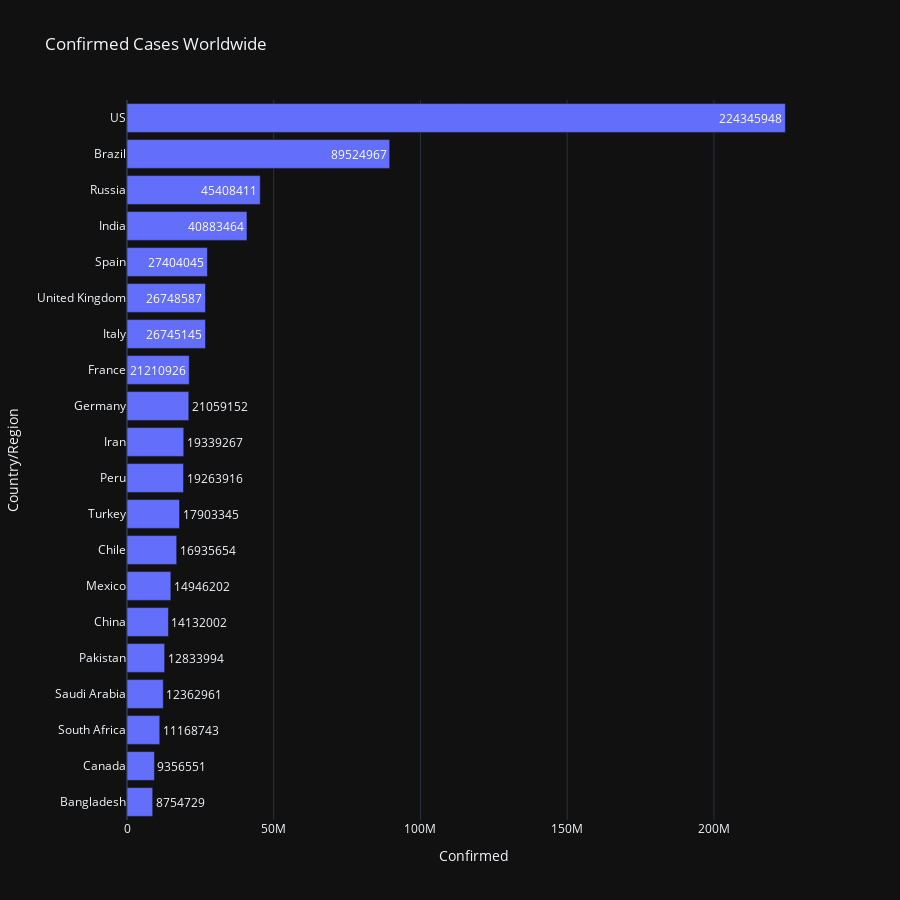
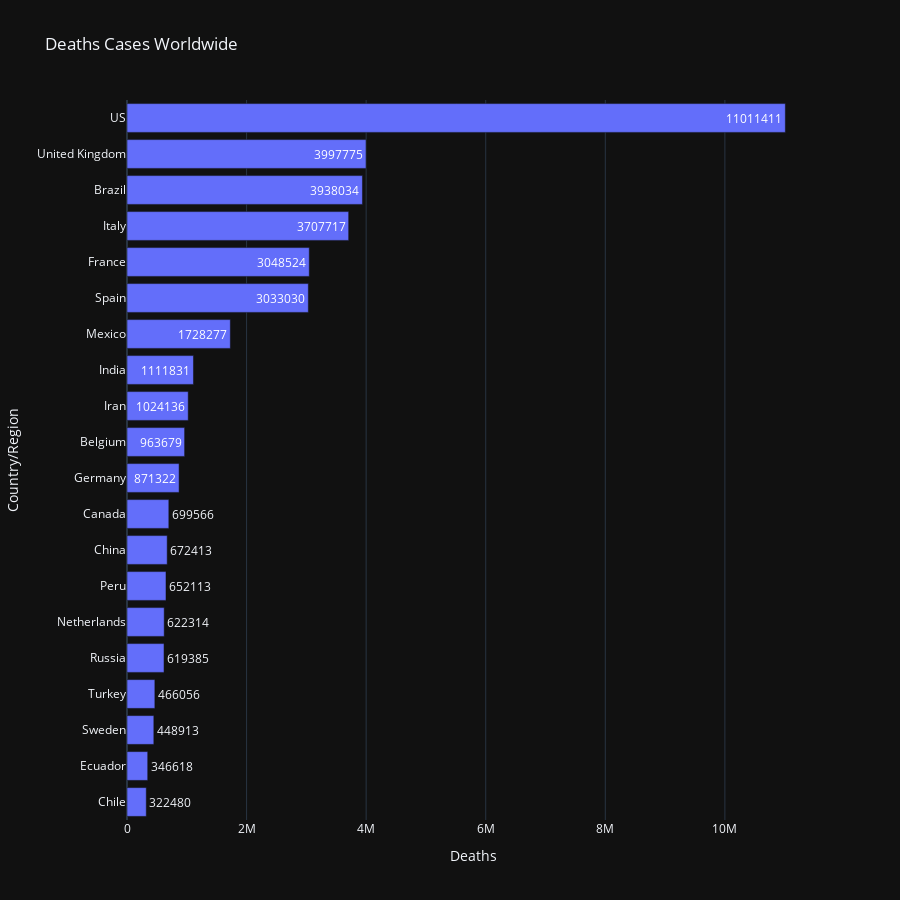
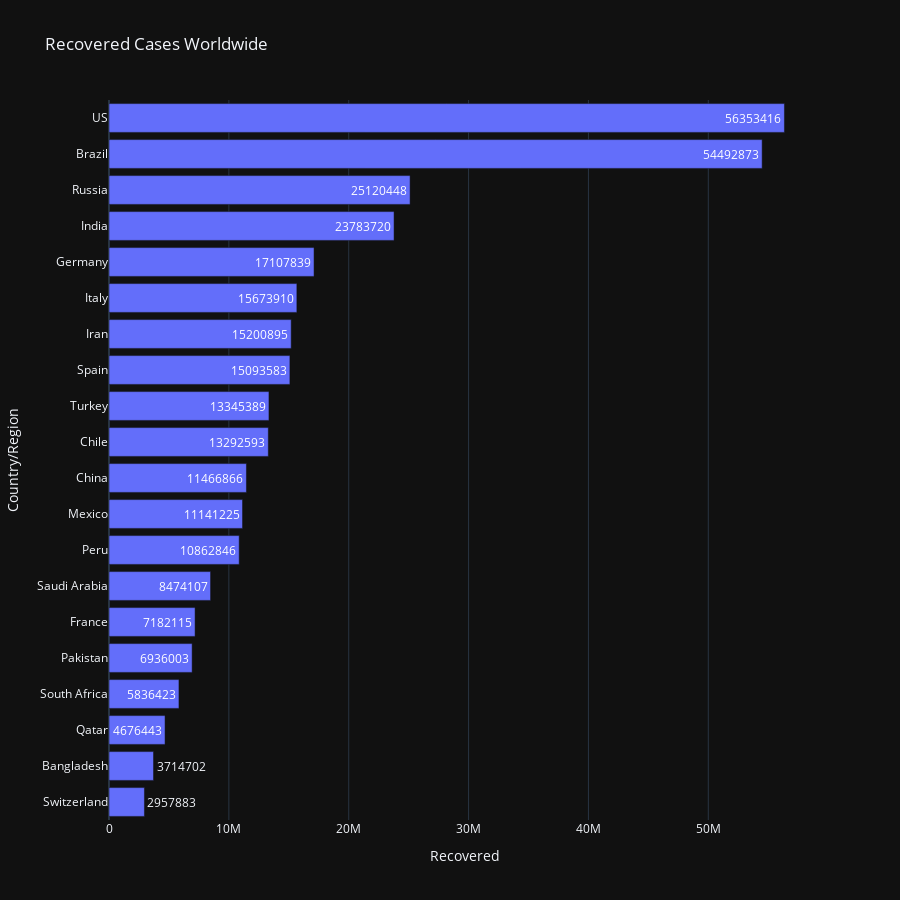
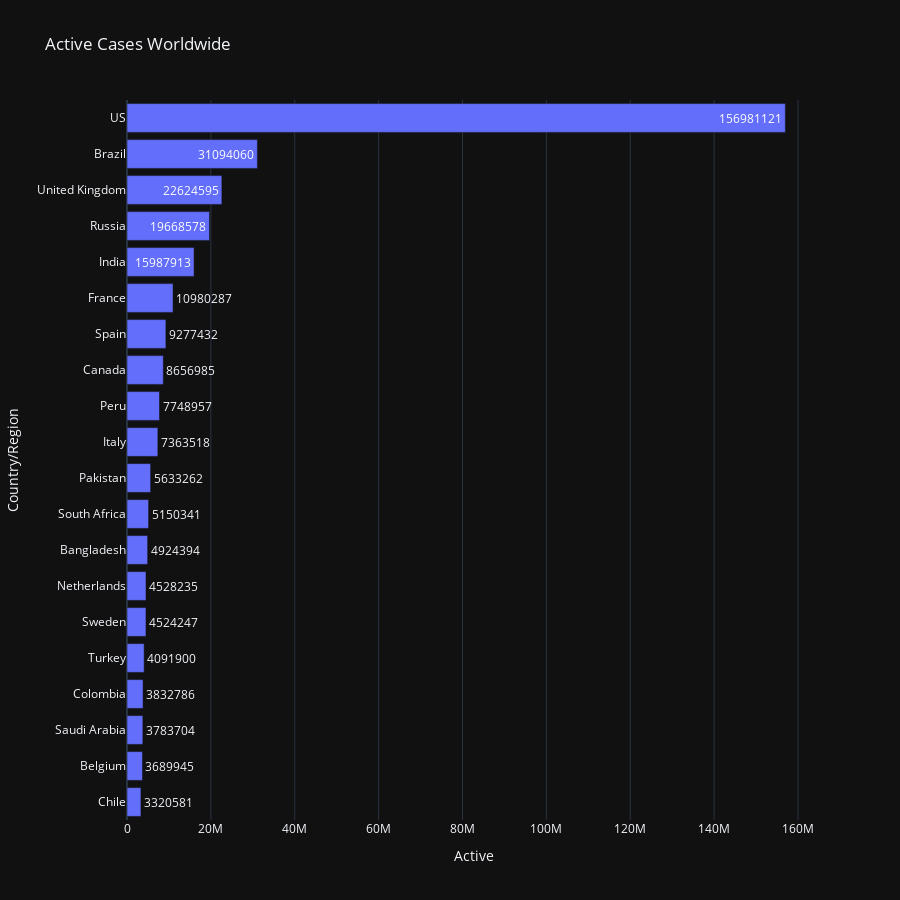

The notebook cell these images were saved under, in order:
### Markdown cell above
# <p style="color:#3366FF;"> <b> Her ülke için toplam vaka sayısına sahip bir veri çerçevesi oluşturalım </b>

### Code cell
onaylanmis_vakalar = pd.DataFrame(df.groupby("Country/Region")["Confirmed"].sum())
onaylanmis_vakalar["Country/Region"] = onaylanmis_vakalar.index
onaylanmis_vakalar.index = np.arange(1,188)

olum_vakalari = pd.DataFrame(df.groupby("Country/Region")["Deaths"].sum())
olum_vakalari["Country/Region"] = olum_vakalari.index
olum_vakalari.index = np.arange(1,188)

kurtarilan_vakalar = pd.DataFrame(df.groupby("Country/Region")["Recovered"].sum())
kurtarilan_vakalar["Country/Region"] = kurtarilan_vakalar.index
kurtarilan_vakalar.index = np.arange(1,188)

aktif_vakalar = pd.DataFrame(df.groupby("Country/Region")["Active"].sum())
aktif_vakalar["Country/Region"] = aktif_vakalar.index
aktif_vakalar.index = np.arange(1,188)

aktif_vakalar = aktif_vakalar[["Country/Region", "Active"]]
olum_vakalari = olum_vakalari[["Country/Region", "Deaths"]]
kurtarilan_vakalar = kurtarilan_vakalar[["Country/Region", "Recovered"]]
onaylanmis_vakalar = onaylanmis_vakalar[["Country/Region", "Confirmed"]]

pio.templates.default = "plotly_dark"


fig = px.bar(onaylanmis_vakalar.sort_values("Confirmed", ascending=False)[:20][::-1],
             x = "Confirmed", y = "Country/Region", title = "Confirmed Cases Worldwide",
             text="Confirmed", height=900, orientation="h")
fig.show()

fig = px.bar(olum_vakalari.sort_values("Deaths", ascending=False)[:20][::-1],
             x = "Deaths", y = "Country/Region", title = "Deaths Cases Worldwide",
             text="Deaths", height=900, orientation="h")
fig.show()

fig = px.bar(kurtarilan_vakalar.sort_values("Recovered", ascending=False)[:20][::-1],
             x = "Recovered", y = "Country/Region", title = "Recovered Cases Worldwide",
             text="Recovered", height=900, orientation="h")
fig.show()

fig = px.bar(aktif_vakalar.sort_values("Active", ascending=False)[:20][::-1],
             x = "Active", y = "Country/Region", title = "Active Cases Worldwide",
             text="Active", height=900, orientation="h")
fig.show()

### Figure 1 — Plotly figure (JSON) as saved in the notebook; plotly's stock layout.template omitted (floating-point values rounded to 4 significant figures)
{"data": [{"alignmentgroup": "True", "hovertemplate": "Confirmed=%{text}<br>Country/Region=%{y}<extra></extra>", "legendgroup": "", "marker": {"color": "#636efa", "pattern": {"shape": ""}}, "name": "", "offsetgroup": "", "orientation": "h", "showlegend": false, "text": [8754729, 9356551, 11168743, 12362961, 12833994, 14132002, 14946202, 16935654, 17903345, 19263916, 19339267, 21059152, 21210926, 26745145, 26748587, 27404045, 40883464, 45408411, 89524967, 224345948], "textposition": "auto", "type": "bar", "x": [8754729, 9356551, 11168743, 12362961, 12833994, 14132002, 14946202, 16935654, 17903345, 19263916, 19339267, 21059152, 21210926, 26745145, 26748587, 27404045, 40883464, 45408411, 89524967, 224345948], "xaxis": "x", "y": ["Bangladesh", "Canada", "South Africa", "Saudi Arabia", "Pakistan", "China", "Mexico", "Chile", "Turkey", "Peru", "Iran", "Germany", "France", "Italy", "United Kingdom", "Spain", "India", "Russia", "Brazil", "US"], "yaxis": "y"}], "layout": {"barmode": "relative", "height": 900, "legend": {"tracegroupgap": 0}, "title": {"text": "Confirmed Cases Worldwide"}, "xaxis": {"anchor": "y", "domain": [0, 1], "title": {"text": "Confirmed"}}, "yaxis": {"anchor": "x", "domain": [0, 1], "title": {"text": "Country/Region"}}}}

### Figure 2 — Plotly figure (JSON) as saved in the notebook; plotly's stock layout.template omitted (floating-point values rounded to 4 significant figures)
{"data": [{"alignmentgroup": "True", "hovertemplate": "Deaths=%{text}<br>Country/Region=%{y}<extra></extra>", "legendgroup": "", "marker": {"color": "#636efa", "pattern": {"shape": ""}}, "name": "", "offsetgroup": "", "orientation": "h", "showlegend": false, "text": [322480, 346618, 448913, 466056, 619385, 622314, 652113, 672413, 699566, 871322, 963679, 1024136, 1111831, 1728277, 3033030, 3048524, 3707717, 3938034, 3997775, 11011411], "textposition": "auto", "type": "bar", "x": [322480, 346618, 448913, 466056, 619385, 622314, 652113, 672413, 699566, 871322, 963679, 1024136, 1111831, 1728277, 3033030, 3048524, 3707717, 3938034, 3997775, 11011411], "xaxis": "x", "y": ["Chile", "Ecuador", "Sweden", "Turkey", "Russia", "Netherlands", "Peru", "China", "Canada", "Germany", "Belgium", "Iran", "India", "Mexico", "Spain", "France", "Italy", "Brazil", "United Kingdom", "US"], "yaxis": "y"}], "layout": {"barmode": "relative", "height": 900, "legend": {"tracegroupgap": 0}, "title": {"text": "Deaths Cases Worldwide"}, "xaxis": {"anchor": "y", "domain": [0, 1], "title": {"text": "Deaths"}}, "yaxis": {"anchor": "x", "domain": [0, 1], "title": {"text": "Country/Region"}}}}

### Figure 3 — Plotly figure (JSON) as saved in the notebook; plotly's stock layout.template omitted (floating-point values rounded to 4 significant figures)
{"data": [{"alignmentgroup": "True", "hovertemplate": "Recovered=%{text}<br>Country/Region=%{y}<extra></extra>", "legendgroup": "", "marker": {"color": "#636efa", "pattern": {"shape": ""}}, "name": "", "offsetgroup": "", "orientation": "h", "showlegend": false, "text": [2957883, 3714702, 4676443, 5836423, 6936003, 7182115, 8474107, 10862846, 11141225, 11466866, 13292593, 13345389, 15093583, 15200895, 15673910, 17107839, 23783720, 25120448, 54492873, 56353416], "textposition": "auto", "type": "bar", "x": [2957883, 3714702, 4676443, 5836423, 6936003, 7182115, 8474107, 10862846, 11141225, 11466866, 13292593, 13345389, 15093583, 15200895, 15673910, 17107839, 23783720, 25120448, 54492873, 56353416], "xaxis": "x", "y": ["Switzerland", "Bangladesh", "Qatar", "South Africa", "Pakistan", "France", "Saudi Arabia", "Peru", "Mexico", "China", "Chile", "Turkey", "Spain", "Iran", "Italy", "Germany", "India", "Russia", "Brazil", "US"], "yaxis": "y"}], "layout": {"barmode": "relative", "height": 900, "legend": {"tracegroupgap": 0}, "title": {"text": "Recovered Cases Worldwide"}, "xaxis": {"anchor": "y", "domain": [0, 1], "title": {"text": "Recovered"}}, "yaxis": {"anchor": "x", "domain": [0, 1], "title": {"text": "Country/Region"}}}}

### Figure 4 — Plotly figure (JSON) as saved in the notebook; plotly's stock layout.template omitted (floating-point values rounded to 4 significant figures)
{"data": [{"alignmentgroup": "True", "hovertemplate": "Active=%{text}<br>Country/Region=%{y}<extra></extra>", "legendgroup": "", "marker": {"color": "#636efa", "pattern": {"shape": ""}}, "name": "", "offsetgroup": "", "orientation": "h", "showlegend": false, "text": [3320581, 3689945, 3783704, 3832786, 4091900, 4524247, 4528235, 4924394, 5150341, 5633262, 7363518, 7748957, 8656985, 9277432, 10980287, 15987913, 19668578, 22624595, 31094060, 156981121], "textposition": "auto", "type": "bar", "x": [3320581, 3689945, 3783704, 3832786, 4091900, 4524247, 4528235, 4924394, 5150341, 5633262, 7363518, 7748957, 8656985, 9277432, 10980287, 15987913, 19668578, 22624595, 31094060, 156981121], "xaxis": "x", "y": ["Chile", "Belgium", "Saudi Arabia", "Colombia", "Turkey", "Sweden", "Netherlands", "Bangladesh", "South Africa", "Pakistan", "Italy", "Peru", "Canada", "Spain", "France", "India", "Russia", "United Kingdom", "Brazil", "US"], "yaxis": "y"}], "layout": {"barmode": "relative", "height": 900, "legend": {"tracegroupgap": 0}, "title": {"text": "Active Cases Worldwide"}, "xaxis": {"anchor": "y", "domain": [0, 1], "title": {"text": "Active"}}, "yaxis": {"anchor": "x", "domain": [0, 1], "title": {"text": "Country/Region"}}}}
